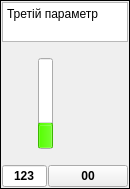
    <widget class="QFrame" name="Parametr_3">
     <property name="maximumSize">
      <size>
       <width>124</width>
       <height>16777215</height>
      </size>
     </property>
     <property name="frameShape">
      <enum>QFrame::Box</enum>
     </property>
     <property name="frameShadow">
      <enum>QFrame::Plain</enum>
     </property>
     <layout class="QGridLayout" name="gridLayout_4">
      <property name="horizontalSpacing">
       <number>1</number>
      </property>
      <property name="verticalSpacing">
       <number>2</number>
      </property>
      <property name="margin">
       <number>1</number>
      </property>
      <item row="2" column="1" rowspan="2">
       <widget class="QProgressBar" name="pbPV_3">
        <property name="maximumSize">
         <size>
          <width>15</width>
          <height>16777215</height>
         </size>
        </property>
        <property name="palette">
         <palette>
          <active>
           <colorrole role="Highlight">
            <brush brushstyle="SolidPattern">
             <color alpha="255">
              <red>85</red>
              <green>255</green>
              <blue>0</blue>
             </color>
            </brush>
           </colorrole>
          </active>
          <inactive>
           <colorrole role="Highlight">
            <brush brushstyle="SolidPattern">
             <color alpha="255">
              <red>85</red>
              <green>255</green>
              <blue>0</blue>
             </color>
            </brush>
           </colorrole>
          </inactive>
          <disabled>
           <colorrole role="Highlight">
            <brush brushstyle="SolidPattern">
             <color alpha="255">
              <red>178</red>
              <green>178</green>
              <blue>178</blue>
             </color>
            </brush>
           </colorrole>
          </disabled>
         </palette>
        </property>
        <property name="whatsThis">
         <string>Третій параметер регулювання</string>
        </property>
        <property name="layoutDirection">
         <enum>Qt::LeftToRight</enum>
        </property>
        <property name="maximum">
         <number>4000</number>
        </property>
        <property name="value">
         <number>1000</number>
        </property>
        <property name="textVisible">
         <bool>false</bool>
        </property>
        <property name="orientation">
         <enum>Qt::Vertical</enum>
        </property>
       </widget>
      </item>
      <item row="0" column="0" colspan="5">
       <widget class="QTextEdit" name="Value_3">
        <property name="sizePolicy">
         <sizepolicy hsizetype="Expanding" vsizetype="Fixed">
          <horstretch>0</horstretch>
          <verstretch>0</verstretch>
         </sizepolicy>
        </property>
        <property name="maximumSize">
         <size>
          <width>16777215</width>
          <height>40</height>
         </size>
        </property>
        <property name="whatsThis">
         <string>Назва третього параметру регулювання</string>
        </property>
        <property name="verticalScrollBarPolicy">
         <enum>Qt::ScrollBarAlwaysOff</enum>
        </property>
        <property name="horizontalScrollBarPolicy">
         <enum>Qt::ScrollBarAlwaysOff</enum>
        </property>
        <property name="readOnly">
         <bool>true</bool>
        </property>
        <property name="html">
         <string>&lt;!DOCTYPE HTML PUBLIC &quot;-//W3C//DTD HTML 4.0//EN&quot; &quot;http://www.w3.org/TR/REC-html40/strict.dtd&quot;&gt;
&lt;html&gt;&lt;head&gt;&lt;meta name=&quot;qrichtext&quot; content=&quot;1&quot; /&gt;&lt;style type=&quot;text/css&quot;&gt;
p, li { white-space: pre-wrap; }
&lt;/style&gt;&lt;/head&gt;&lt;body style=&quot; font-family:'DejaVu Sans'; font-size:9pt; font-weight:400; font-style:normal;&quot;&gt;
&lt;p style=&quot; margin-top:0px; margin-bottom:0px; margin-left:0px; margin-right:0px; -qt-block-indent:0; text-indent:0px;&quot;&gt;Третій параметр&lt;/p&gt;&lt;/body&gt;&lt;/html&gt;</string>
        </property>
       </widget>
      </item>
      <item row="2" column="0">
       <widget class="Scale" name="scalePV_3" native="true">
        <property name="sizePolicy">
         <sizepolicy hsizetype="Preferred" vsizetype="MinimumExpanding">
          <horstretch>0</horstretch>
          <verstretch>0</verstretch>
         </sizepolicy>
        </property>
        <property name="minimumSize">
         <size>
          <width>35</width>
          <height>0</height>
         </size>
        </property>
       </widget>
      </item>
      <item row="2" column="4" rowspan="2">
       <spacer name="horizontalSpacer_22">
        <property name="orientation">
         <enum>Qt::Horizontal</enum>
        </property>
        <property name="sizeType">
         <enum>QSizePolicy::MinimumExpanding</enum>
        </property>
        <property name="sizeHint" stdset="0">
         <size>
          <width>1</width>
          <height>20</height>
         </size>
        </property>
       </spacer>
      </item>
      <item row="1" column="1">
       <spacer name="verticalSpacer_7">
        <property name="orientation">
         <enum>Qt::Vertical</enum>
        </property>
        <property name="sizeType">
         <enum>QSizePolicy::Preferred</enum>
        </property>
        <property name="sizeHint" stdset="0">
         <size>
          <width>20</width>
          <height>12</height>
         </size>
        </property>
       </spacer>
      </item>
      <item row="1" column="3" rowspan="4">
       <widget class="QSlider" name="vsSP_3">
        <property name="minimumSize">
         <size>
          <width>32</width>
          <height>0</height>
         </size>
        </property>
        <property name="whatsThis">
         <string>Завдання на третій параметр</string>
        </property>
        <property name="styleSheet">
         <string notr="true">QSlider::groove:vertical {
     background: rgba(0, 0, 0, 0);
/*     position: absolute;  абсолютная позиция в 4px слева и справа от виджета. установка полей виджета также будет работать... */
/*     left: 4px; right: 4px;*/
 }

 QSlider::handle:vertical {
	image: url(:/slider/pict/bigSP_3.png);
 }
</string>
        </property>
        <property name="maximum">
         <number>4000</number>
        </property>
        <property name="pageStep">
         <number>80</number>
        </property>
        <property name="value">
         <number>0</number>
        </property>
        <property name="sliderPosition">
         <number>0</number>
        </property>
        <property name="tracking">
         <bool>false</bool>
        </property>
        <property name="orientation">
         <enum>Qt::Vertical</enum>
        </property>
        <property name="invertedAppearance">
         <bool>false</bool>
        </property>
        <property name="invertedControls">
         <bool>false</bool>
        </property>
        <property name="tickPosition">
         <enum>QSlider::NoTicks</enum>
        </property>
       </widget>
      </item>
      <item row="5" column="0" colspan="5">
       <widget class="QFrame" name="frame_6">
        <property name="frameShape">
         <enum>QFrame::NoFrame</enum>
        </property>
        <property name="frameShadow">
         <enum>QFrame::Sunken</enum>
        </property>
        <layout class="QHBoxLayout" name="horizontalLayout_3">
         <property name="spacing">
          <number>1</number>
         </property>
         <property name="margin">
          <number>0</number>
         </property>
         <item>
          <widget class="QLineEdit" name="lePV_3">
           <property name="sizePolicy">
            <sizepolicy hsizetype="Minimum" vsizetype="Fixed">
             <horstretch>0</horstretch>
             <verstretch>0</verstretch>
            </sizepolicy>
           </property>
           <property name="maximumSize">
            <size>
             <width>45</width>
             <height>16777215</height>
            </size>
           </property>
           <property name="font">
            <font>
             <weight>75</weight>
             <bold>true</bold>
            </font>
           </property>
           <property name="whatsThis">
            <string>Третій параметер регулювання</string>
           </property>
           <property name="text">
            <string>123</string>
           </property>
           <property name="alignment">
            <set>Qt::AlignCenter</set>
           </property>
           <property name="readOnly">
            <bool>true</bool>
           </property>
          </widget>
         </item>
         <item>
          <widget class="QPushButton" name="sbSP_3">
           <property name="font">
            <font>
             <weight>75</weight>
             <bold>true</bold>
            </font>
           </property>
           <property name="text">
            <string>00</string>
           </property>
          </widget>
         </item>
        </layout>
       </widget>
      </item>
      <item row="4" column="1">
       <spacer name="verticalSpacer_8">
        <property name="orientation">
         <enum>Qt::Vertical</enum>
        </property>
        <property name="sizeType">
         <enum>QSizePolicy::Preferred</enum>
        </property>
        <property name="sizeHint" stdset="0">
         <size>
          <width>20</width>
          <height>12</height>
         </size>
        </property>
       </spacer>
      </item>
     </layout>
    </widget>
